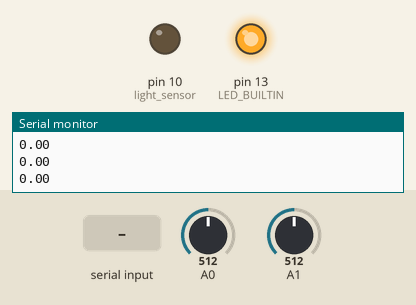
Simulated run of this sketch. Board: Arduino Uno, built with avr-gcc and run on an emulated ATmega328P. Shown: output pins drawn as LEDs (lit = HIGH), the last lines printed to the serial monitor. Inputs (shaded band) come from the test bench; at power-on: A0 = 512, A1 = 512. Pins used as bus, display or sensor lines are not drawn.

Above: at 1.2 s.
1.3 s: A0 set to 527
At 1.7 s:
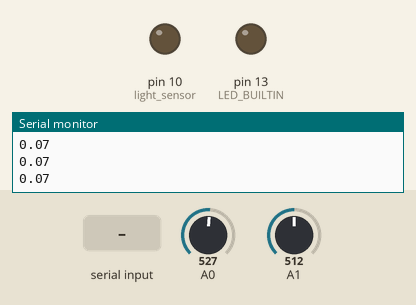
2.8 s: "l" received over Serial
At 3.2 s:
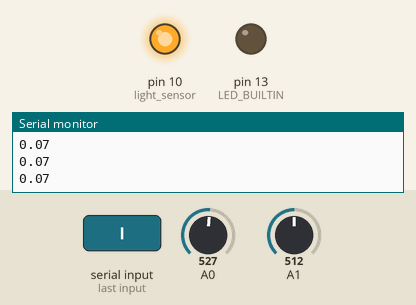
4.3 s: A1 set to 541
At 4.7 s:
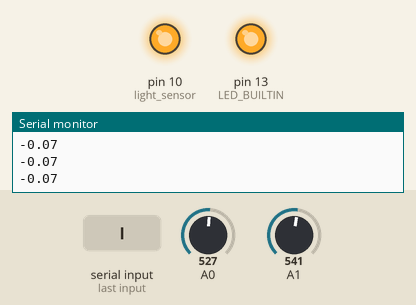
5.8 s: A1 set to 511
At 6.2 s:
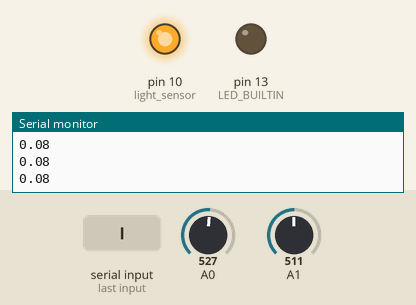
7.3 s: A1 set to 716
At 7.7 s:
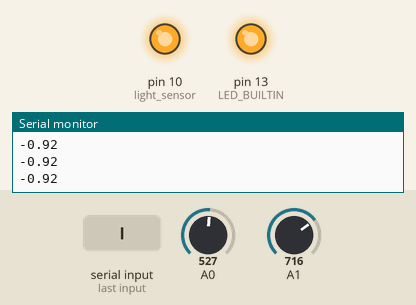
Timing chart, 0 to 9.8 s (numbered marks = the images above; inputs shaded):
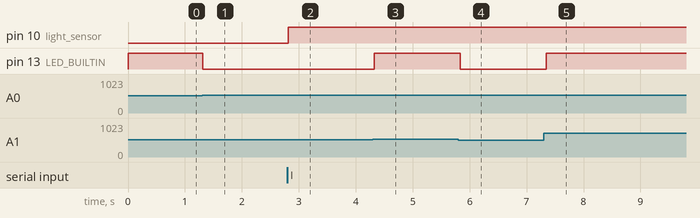

The sketch:

Code.ino
```cpp
char sensorVal = 'r'; // determines which sensor is being used

int v1; // voltage 1
int v2; // voltage 2
float voltage; // voltage difference for the resistor comparisson

void setup()
{
  pinMode(9, OUTPUT); // resistance sensor
  pinMode(10, OUTPUT); // light sensor
  pinMode(11, OUTPUT); // temperature sensor

  pinMode(LED_BUILTIN, OUTPUT);

  useResSensor(); // default starting sensor

  Serial.begin(9600);
}

void loop()
{

  if (Serial.available() > 0) {
      sensorVal = Serial.read();
      if (sensorVal == 'r') {
        useResSensor();
      } else if (sensorVal == 'l') {
        useLightSensor();
      } else if (sensorVal == 't'){
        useTempSensor();
      }
  }

  // Compare voltages
  v1 = analogRead(A0);
  v2 = analogRead(A1);
  voltage = (v1 - v2) * (5.0 / 1023.0);

  // Serial.print("Sensor: ");
  if (sensorVal == 'r') {
    // Vab is inversely proportional to the sensor resistance
    // In other words: the bigger the voltage, the smaller the resistance

    // Resistor: sensor parameter increase -> more resistance -> less voltage
    if (voltage > 0) { // high voltage -> less resistance -> sensor parameter decreases
      ledOff();
    } else {
      ledOn();
    }
  } else if (sensorVal == 'l') { // Light sensor: sensor parameter increase -> less resistance -> more voltage
    if (voltage > 0) { // high voltage -> less resistance -> sensor parameter increase
      ledOff();
    } else {
      ledOn();
    }
  } else { // Temperature sensor: sensor parameter increase -> less resistance -> more voltage
    if (voltage > 0) { // high voltage -> less resistance -> sensor parameter increase
      ledOn();
    } else{
      ledOff();
    }
  }

  Serial.println(voltage);
  delay(100);

}

void useResSensor() {
  digitalWrite(9, HIGH);
  digitalWrite(10, LOW);
  digitalWrite(11, LOW);
}

void useLightSensor() {
  digitalWrite(9, LOW);
  digitalWrite(10, HIGH);
  digitalWrite(11, LOW);
}

void useTempSensor() {
  digitalWrite(9, LOW);
  digitalWrite(10, LOW);
  digitalWrite(11, HIGH);
}

void ledOn() {
  digitalWrite(LED_BUILTIN, HIGH);
  digitalWrite(7, HIGH);
}

void ledOff() {
  digitalWrite(LED_BUILTIN, LOW);
  digitalWrite(7, LOW);
}
```

Measured:
- the behaviour switches between 512 and 513 on A0 (found by bisection; images 0 and 1)
- the behaviour switches between 526 and 527 on A1 (found by bisection; images 2 and 3)
- after the input at 1.3 s, pin 13 (LED_BUILTIN): HIGH → LOW at once
- after the input at 2.8 s, pin 10 (light_sensor): LOW → HIGH at once
- after the input at 4.3 s, pin 13 (LED_BUILTIN): LOW → HIGH at once
- after the input at 5.8 s, pin 13 (LED_BUILTIN): HIGH → LOW at once
- after the input at 7.3 s, pin 13 (LED_BUILTIN): LOW → HIGH after 0.05 s
